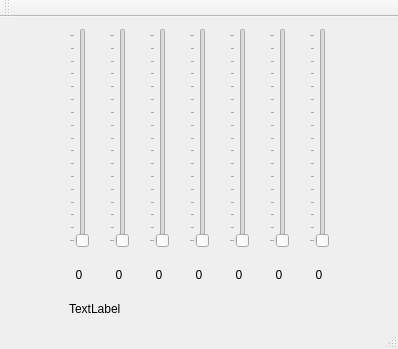
<?xml version="1.0" encoding="UTF-8"?>
<ui version="4.0">
 <class>MainWindow</class>
 <widget class="QMainWindow" name="MainWindow">
  <property name="geometry">
   <rect>
    <x>0</x>
    <y>0</y>
    <width>398</width>
    <height>349</height>
   </rect>
  </property>
  <property name="windowTitle">
   <string>MainWindow</string>
  </property>
  <widget class="QWidget" name="centralWidget">
   <layout class="QHBoxLayout" name="horizontalLayout_2">
    <item>
     <layout class="QGridLayout" name="gridLayout" columnminimumwidth="20,20,20,20,20,20,20">
      <property name="leftMargin">
       <number>10</number>
      </property>
      <property name="rightMargin">
       <number>10</number>
      </property>
      <property name="spacing">
       <number>20</number>
      </property>
      <item row="0" column="0">
       <widget class="QSlider" name="vsWhite">
        <property name="maximum">
         <number>4096</number>
        </property>
        <property name="orientation">
         <enum>Qt::Vertical</enum>
        </property>
        <property name="tickPosition">
         <enum>QSlider::TicksAbove</enum>
        </property>
        <property name="tickInterval">
         <number>256</number>
        </property>
       </widget>
      </item>
      <item row="2" column="0">
       <widget class="QLabel" name="lblWhite">
        <property name="text">
         <string>0</string>
        </property>
        <property name="scaledContents">
         <bool>true</bool>
        </property>
        <property name="alignment">
         <set>Qt::AlignCenter</set>
        </property>
       </widget>
      </item>
      <item row="0" column="3">
       <widget class="QSlider" name="vsGreen">
        <property name="maximum">
         <number>4096</number>
        </property>
        <property name="orientation">
         <enum>Qt::Vertical</enum>
        </property>
        <property name="tickPosition">
         <enum>QSlider::TicksAbove</enum>
        </property>
        <property name="tickInterval">
         <number>256</number>
        </property>
       </widget>
      </item>
      <item row="0" column="4">
       <widget class="QSlider" name="vsRed">
        <property name="maximum">
         <number>4096</number>
        </property>
        <property name="orientation">
         <enum>Qt::Vertical</enum>
        </property>
        <property name="tickPosition">
         <enum>QSlider::TicksAbove</enum>
        </property>
        <property name="tickInterval">
         <number>256</number>
        </property>
       </widget>
      </item>
      <item row="0" column="1">
       <widget class="QSlider" name="vsRoyalBlue">
        <property name="maximum">
         <number>4096</number>
        </property>
        <property name="orientation">
         <enum>Qt::Vertical</enum>
        </property>
        <property name="tickPosition">
         <enum>QSlider::TicksAbove</enum>
        </property>
        <property name="tickInterval">
         <number>256</number>
        </property>
       </widget>
      </item>
      <item row="0" column="2">
       <widget class="QSlider" name="vsBlue">
        <property name="maximum">
         <number>4096</number>
        </property>
        <property name="orientation">
         <enum>Qt::Vertical</enum>
        </property>
        <property name="tickPosition">
         <enum>QSlider::TicksAbove</enum>
        </property>
        <property name="tickInterval">
         <number>256</number>
        </property>
       </widget>
      </item>
      <item row="2" column="1">
       <widget class="QLabel" name="lblRoyalBlue">
        <property name="text">
         <string>0</string>
        </property>
        <property name="scaledContents">
         <bool>true</bool>
        </property>
        <property name="alignment">
         <set>Qt::AlignCenter</set>
        </property>
       </widget>
      </item>
      <item row="0" column="5">
       <widget class="QSlider" name="vsYellow">
        <property name="maximum">
         <number>4096</number>
        </property>
        <property name="orientation">
         <enum>Qt::Vertical</enum>
        </property>
        <property name="tickPosition">
         <enum>QSlider::TicksAbove</enum>
        </property>
        <property name="tickInterval">
         <number>256</number>
        </property>
       </widget>
      </item>
      <item row="0" column="6">
       <widget class="QSlider" name="vsViolet">
        <property name="maximum">
         <number>4096</number>
        </property>
        <property name="orientation">
         <enum>Qt::Vertical</enum>
        </property>
        <property name="tickPosition">
         <enum>QSlider::TicksAbove</enum>
        </property>
        <property name="tickInterval">
         <number>256</number>
        </property>
       </widget>
      </item>
      <item row="2" column="2">
       <widget class="QLabel" name="lblBlue">
        <property name="text">
         <string>0</string>
        </property>
        <property name="scaledContents">
         <bool>true</bool>
        </property>
        <property name="alignment">
         <set>Qt::AlignCenter</set>
        </property>
       </widget>
      </item>
      <item row="2" column="3">
       <widget class="QLabel" name="lblGreen">
        <property name="text">
         <string>0</string>
        </property>
        <property name="scaledContents">
         <bool>true</bool>
        </property>
        <property name="alignment">
         <set>Qt::AlignCenter</set>
        </property>
       </widget>
      </item>
      <item row="2" column="4">
       <widget class="QLabel" name="lblRed">
        <property name="text">
         <string>0</string>
        </property>
        <property name="scaledContents">
         <bool>true</bool>
        </property>
        <property name="alignment">
         <set>Qt::AlignCenter</set>
        </property>
       </widget>
      </item>
      <item row="2" column="5">
       <widget class="QLabel" name="lblYellow">
        <property name="text">
         <string>0</string>
        </property>
        <property name="scaledContents">
         <bool>true</bool>
        </property>
        <property name="alignment">
         <set>Qt::AlignCenter</set>
        </property>
       </widget>
      </item>
      <item row="2" column="6">
       <widget class="QLabel" name="lblViolet">
        <property name="text">
         <string>0</string>
        </property>
        <property name="scaledContents">
         <bool>false</bool>
        </property>
        <property name="alignment">
         <set>Qt::AlignCenter</set>
        </property>
       </widget>
      </item>
      <item row="3" column="0" colspan="7">
       <widget class="QLabel" name="lblTime">
        <property name="text">
         <string>TextLabel</string>
        </property>
       </widget>
      </item>
     </layout>
    </item>
   </layout>
  </widget>
  <widget class="QMenuBar" name="menuBar">
   <property name="geometry">
    <rect>
     <x>0</x>
     <y>0</y>
     <width>398</width>
     <height>19</height>
    </rect>
   </property>
  </widget>
  <widget class="QToolBar" name="mainToolBar">
   <attribute name="toolBarArea">
    <enum>TopToolBarArea</enum>
   </attribute>
   <attribute name="toolBarBreak">
    <bool>false</bool>
   </attribute>
  </widget>
  <widget class="QStatusBar" name="statusBar"/>
 </widget>
 <layoutdefault spacing="6" margin="11"/>
 <resources/>
 <connections/>
</ui>
